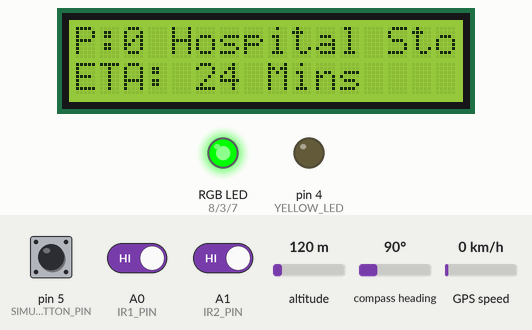
Recording of a sketch running on a simulated Arduino Mega 2560, built with avr-gcc and run on an emulated ATmega2560. Shown: 16×2 character LCD, an RGB LED mixed from three pins (HIGH = lit), output pins drawn as LEDs (lit = HIGH). Dashed ring = blinking. Inputs (shaded band) come from the test bench; at power-on: pin 5 (SIMULATION_BUTTON_PIN) HIGH, A0 (IR1_PIN) HIGH, A1 (IR2_PIN) HIGH, altitude 120 m, compass heading 90°, GPS speed 0 km/h. Random numbers use the default seed unless the sketch sets one; the GPS gets a fix after 3 s at 37.7749, -122.4194 with 8 satellites; what the sketch prints to the serial monitor is not drawn.

Above: at 5.6 s.
5.7 s: pin 5 (SIMULATION_BUTTON_PIN) pulled LOW for 1 s
At 7.8 s:
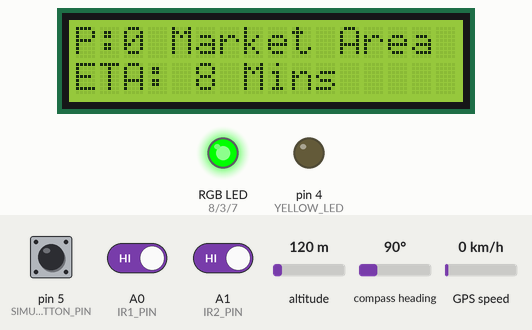
8.2 s: pin 5 (SIMULATION_BUTTON_PIN) pulled LOW for 0.15 s
At 9.5 s:
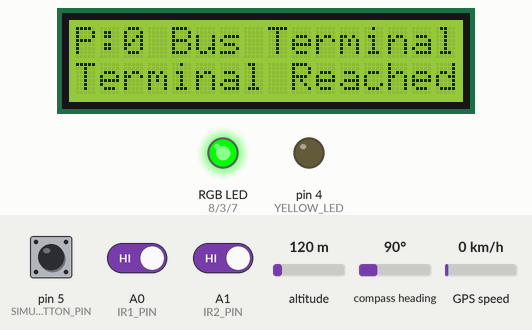
9.9 s: pin 5 (SIMULATION_BUTTON_PIN) pulled LOW for 0.15 s
At 10.08 s:
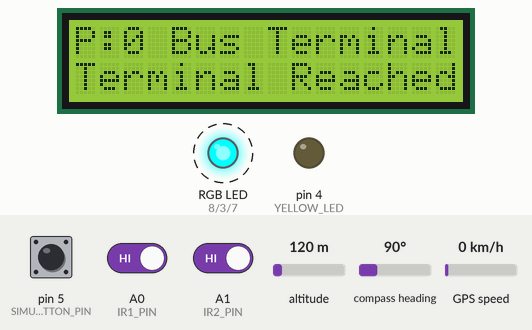
11.6 s: pin 5 (SIMULATION_BUTTON_PIN) pulled LOW for 3.2 s
At 12.25 s:
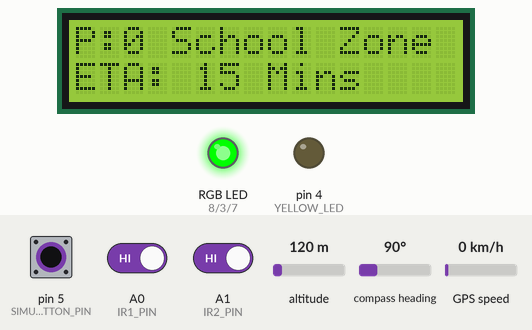
16.3 s: pin 5 (SIMULATION_BUTTON_PIN) driven LOW and A0 (IR1_PIN) driven LOW and A1 (IR2_PIN) driven LOW
At 17.34 s:
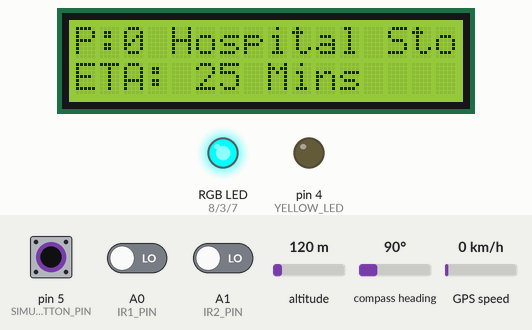
20.4 s: pin 5 (SIMULATION_BUTTON_PIN) driven HIGH
At 20.83 s:
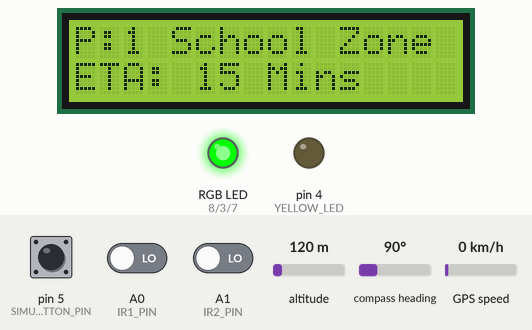
Timing chart, 0 to 22.9 s (numbered marks = the images above; inputs shaded):
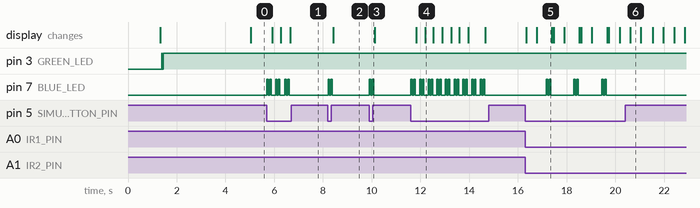

Measured:
- after the input at 5.7 s, pin 7 (BLUE_LED): LOW → HIGH at once, then repeats every 0.35 s: LOW 0.06 s, HIGH 0.06 s, LOW 0.17 s, HIGH 0.06 s, until it stays LOW from 6.6 s; the display: first changes after 0.23 s (image 1 shows a later state)
- after the input at 8.2 s, pin 7 (BLUE_LED): alternates HIGH for 0.06 s and LOW for 0.06 s, 4 changes in all, then stays LOW, starting at once; the display: changes after 0.23 s (image 2)
- after the input at 9.9 s, pin 7 (BLUE_LED): alternates HIGH for 0.06 s and LOW for 0.06 s, 4 changes in all, then stays LOW, starting at once
- after the input at 11.6 s, pin 7 (BLUE_LED): LOW → HIGH at once, then repeats every 0.36 s: LOW 0.06 s, HIGH 0.06 s, LOW 0.18 s, HIGH 0.06 s, until it stays LOW from 14.6 s
- after the input at 16.3 s, pin 7 (BLUE_LED): LOW → HIGH after 0.87 s, then repeats every 1.1 s: LOW 0.06 s, HIGH 0.06 s, LOW 0.95 s, HIGH 0.06 s
- what the display in image 5 shows lasts 0.6 s, from 16.8 s to 17.4 s
- what the display in image 6 shows lasts 0.5 s, from 20.6 s to 21.1 s

The sketch:

smart_bus_arduino_uno.ino
```cpp
#include <Wire.h>
#include <LiquidCrystal_I2C.h>
#include <SoftwareSerial.h>
#include <TinyGPS++.h>

// I2C LCD (0x27 address, 16 columns x 2 rows)
// On Arduino Mega: Pin 20 (SDA), Pin 21 (SCL)
// On Arduino Uno:  Pin A4 (SDA), Pin A5 (SCL)
LiquidCrystal_I2C lcd(0x27, 16, 2);

// IR Sensor Pins (Connected to 3.3V VCC)
#define IR1_PIN A0   // Entry Sensor (OUT to A0)
#define IR2_PIN A1   // Exit Sensor  (OUT to A1)
#define SIMULATION_BUTTON_PIN 5 // Push button between Pin 5 and GND

// Status LEDs
const int GREEN_LED  = 3;
const int YELLOW_LED = 4;
const int BLUE_LED   = 7;
const int RED_LED    = 8;

int passengerCount = 0;
int overcrowdedStatus = 0; // 0 = Normal/High, 1 = Overcrowded (Triggers Web SOS)

// GPS Object
TinyGPSPlus gps;

// Live Coordinates (Default fallback: Bangalore route coordinates)
double currentLat = 12.971600;
double currentLng = 77.594600;

// Communication to ESP32:
// Arduino Uno: Pin 11 (Uno TX) -> ESP32 RX (GPIO 1), Pin 10 (Uno RX) -> ESP32 TX (GPIO 2)
// Arduino Mega: Pin 18 (TX1) -> ESP32 RX (GPIO 1), Pin 19 (RX1) -> ESP32 TX (GPIO 2)
SoftwareSerial swSerial(10, 11); // RX, TX for Uno

// GPS Serial for Uno: Pin 2 (RX from GPS TX), Pin 6 (TX to GPS RX)
SoftwareSerial gpsSerial(2, 6);

// Master Bus Stop Database
const char* masterStops[] = {"Hospital Stop", "School Zone", "Market Area", "Bus Terminal"};
const int baseETAs[] = {25, 15, 8, 0};
const double stopLats[] = {12.971600, 12.981900, 12.992200, 13.001000};
const double stopLngs[] = {77.594600, 77.605200, 77.615900, 77.625000};

// Route Phase Management
int shuffledOrder[4] = {0, 1, 2, 3};
int totalButtonPresses = 0;
int shuffleIndex = 0;

int currentStopIndex = 0;
int currentETA = 25;

unsigned long lastETADecouple = 0;
const unsigned long etaCountdownInterval = 5000; // Drops 1 min every 5 sec for demo

bool ir1Triggered = false;
bool ir2Triggered = false;
unsigned long sequenceStartTime = 0;
const unsigned long sequenceTimeout = 1500;

// Hardware Serial detection for Arduino Mega vs Uno
#if defined(__AVR_ATmega2560__) || defined(__AVR_ATmega1280__) || defined(HAVE_HWSERIAL1)
  #define IS_MEGA 1
#else
  #define IS_MEGA 0
#endif

void sendBusTelemetry() {
  String packet = "BUS_DATA:Count=" + String(passengerCount) +
                  "&Stop=" + String(masterStops[currentStopIndex]) +
                  "&ETA=" + String(currentETA) +
                  "&SOS=" + String(overcrowdedStatus) +
                  "&Lat=" + String(currentLat, 6) +
                  "&Lng=" + String(currentLng, 6);

  // 1. Transmit over standard Serial (USB Monitor to PC & Pin 1 TX0)
  Serial.println(packet);

#if IS_MEGA
  // 2. Transmit over Hardware Serial1 (Pin 18 TX1 on Arduino Mega)
  Serial1.println(packet);
  // 3. Transmit over Hardware Serial3 (Pin 14 TX3 on Arduino Mega)
  Serial3.println(packet);
#else
  // 4. Transmit over SoftwareSerial (Pin 11 TX on Uno)
  swSerial.println(packet);
#endif
}

void setup() {
  // Serial0: PC Debugging and Pin 1 (TX0)
  Serial.begin(115200);

#if IS_MEGA
  Serial1.begin(115200); // Dedicated Mega Serial1 to ESP32 (Pin 18 TX1)
  Serial3.begin(115200); // Dedicated Mega Serial3 to ESP32 (Pin 14 TX3)
  Serial2.begin(9600);   // Dedicated Mega Serial2 to GPS (Pin 17 RX2)
  Serial.println(F("[SYSTEM] Board Detected: ARDUINO MEGA (Active on Pin 1 TX0, Pin 18 TX1 & Pin 14 TX3)"));
#else
  gpsSerial.begin(9600);   // Uno to GPS (Pins 2 RX / 6 TX)
  swSerial.begin(115200);  // Uno to ESP32
  Serial.println(F("[SYSTEM] Board Detected: ARDUINO UNO (Active on Pin 1 TX0 & Pin 11 TX)"));
#endif

  pinMode(GREEN_LED, OUTPUT);
  pinMode(YELLOW_LED, OUTPUT);
  pinMode(RED_LED, OUTPUT);
  pinMode(BLUE_LED, OUTPUT);
  digitalWrite(BLUE_LED, LOW);

  // 3.3V IR SENSORS: Use INPUT mode (NOT INPUT_PULLUP) to avoid sending 5V into 3.3V sensor
  pinMode(IR1_PIN, INPUT);
  pinMode(IR2_PIN, INPUT);
  pinMode(SIMULATION_BUTTON_PIN, INPUT_PULLUP);

  randomSeed(analogRead(A3));

  Wire.begin();
  lcd.init();
  lcd.backlight();

  lcd.setCursor(0, 0); lcd.print(" SMART BUS MEGA ");
  lcd.setCursor(0, 1); lcd.print(" ROUTE: SB-101 ");
  delay(1200);

  updateLocalLCD();
  sendBusTelemetry();

  Serial.println("\n========================================================");
  Serial.println("  Smart Bus Controller Active (SB-101) ");
  Serial.println("  - Mega Pin 18 (TX1) -> ESP32-S3 Pin 1 (RX)");
  Serial.println("  - Mega Pin 17 (RX2) <- GPS Module TX (9600 Baud)");
  Serial.println("  - IR Sensors on 3.3V: Pin A0 (IR1 In) & Pin A1 (IR2 Out)");
  Serial.println("  - Push Button: Pin 5 to GND (Cycles Stops)");
  Serial.println("  - Arduino GND -> ESP32 GND (COMMON GROUND REQUIRED)");
  Serial.println("========================================================\n");
}

void loop() {
  // 1. Ingest GPS NMEA sentences
#if IS_MEGA
  while (Serial2.available() > 0) {
    gps.encode(Serial2.read());
  }
#else
  gpsSerial.listen();
  while (gpsSerial.available() > 0) {
    gps.encode(gpsSerial.read());
  }
#endif

  // If valid GPS fix is acquired, update coordinates
  if (gps.location.isValid()) {
    currentLat = gps.location.lat();
    currentLng = gps.location.lng();
  }

  // 2. Process IR Passenger entry/exit
  checkLocalPassengerMovement();

  // 3. Process Bus Stop Push Button
  checkStopChangeButton();

  // 4. Update ETA countdown
  updateETACountdown();

  // 5. Periodic heartbeat broadcast every 2 seconds
  static unsigned long lastStreamTime = 0;
  if (millis() - lastStreamTime >= 2000) {
    lastStreamTime = millis();
    sendBusTelemetry();
  }

  manageDensityIndicators();
  delay(10);
}

void checkLocalPassengerMovement() {
  int ir1 = digitalRead(IR1_PIN);
  int ir2 = digitalRead(IR2_PIN);

  // LM393 IR Sensors output LOW when obstacle/passenger is detected
  bool s1Active = (ir1 == LOW);
  bool s2Active = (ir2 == LOW);

  // Passenger Entry: IR1 triggered first, then IR2
  if (s1Active && !ir1Triggered && !ir2Triggered) {
    ir1Triggered = true;
    sequenceStartTime = millis();
  }
  if (ir1Triggered && s2Active) {
    passengerCount++;
    ir1Triggered = false;
    ir2Triggered = false;
    updateLocalLCD();
    sendBusTelemetry();
    delay(400);
  }

  // Passenger Exit: IR2 triggered first, then IR1
  if (s2Active && !ir2Triggered && !ir1Triggered) {
    ir2Triggered = true;
    sequenceStartTime = millis();
  }
  if (ir2Triggered && s1Active) {
    if (passengerCount > 0) passengerCount--;
    ir1Triggered = false;
    ir2Triggered = false;
    updateLocalLCD();
    sendBusTelemetry();
    delay(400);
  }

  // Sequence timeout (reset if person paused or stepped back)
  if ((ir1Triggered || ir2Triggered) && (millis() - sequenceStartTime > sequenceTimeout)) {
    ir1Triggered = false;
    ir2Triggered = false;
  }
}

void shuffleRoutePool() {
  for (int i = 3; i > 0; i--) {
    int j = random(0, i + 1);
    int temp = shuffledOrder[i];
    shuffledOrder[i] = shuffledOrder[j];
    shuffledOrder[j] = temp;
  }
  shuffleIndex = 0;
}

void checkStopChangeButton() {
  static unsigned long lastBtnPress = 0;
  if (digitalRead(SIMULATION_BUTTON_PIN) == LOW && (millis() - lastBtnPress > 350)) {
    lastBtnPress = millis();
    triggerButtonFeedback();
    totalButtonPresses++;

    if (totalButtonPresses <= 4) {
      currentStopIndex = totalButtonPresses - 1;
      if (totalButtonPresses == 4) {
        shuffleRoutePool();
      }
    } else {
      currentStopIndex = shuffledOrder[shuffleIndex];
      shuffleIndex++;
      if (shuffleIndex >= 4) {
        shuffleRoutePool();
      }
    }

    currentETA = baseETAs[currentStopIndex];
    if (!gps.location.isValid()) {
      currentLat = stopLats[currentStopIndex];
      currentLng = stopLngs[currentStopIndex];
    }
    updateLocalLCD();
    sendBusTelemetry(); // Immediately notify ESP32 and website of new stop!
    lastETADecouple = millis();
  }
}

void updateETACountdown() {
  if (currentETA > 0) {
    if (millis() - lastETADecouple >= etaCountdownInterval) {
      currentETA--;
      lastETADecouple = millis();

      // If no valid outdoor GPS satellite fix, calculate intermediate coordinates between stops
      if (!gps.location.isValid()) {
        int nextIdx = (currentStopIndex < 3) ? (currentStopIndex + 1) : 3;
        int legStartETA = baseETAs[currentStopIndex];
        int legEndETA   = baseETAs[nextIdx];

        if (legStartETA > legEndETA) {
          float legProgress = (float)(legStartETA - currentETA) / (float)(legStartETA - legEndETA);
          if (legProgress > 1.0) legProgress = 1.0;
          if (legProgress < 0.0) legProgress = 0.0;

          currentLat = stopLats[currentStopIndex] + legProgress * (stopLats[nextIdx] - stopLats[currentStopIndex]);
          currentLng = stopLngs[currentStopIndex] + legProgress * (stopLngs[nextIdx] - stopLngs[currentStopIndex]);

          // Automatically arrive at next stop when countdown reaches next stop's ETA
          if (currentETA <= legEndETA && currentStopIndex < 3) {
            currentStopIndex = nextIdx;
            currentETA = baseETAs[currentStopIndex];
            currentLat = stopLats[currentStopIndex];
            currentLng = stopLngs[currentStopIndex];
            triggerButtonFeedback(); // Signal arrival with brief LED flash
          }
        }
      }

      updateLocalLCD();
      sendBusTelemetry();
    }
  }
}

void triggerButtonFeedback() {
  digitalWrite(BLUE_LED, HIGH); delay(60); digitalWrite(BLUE_LED, LOW); delay(60);
  digitalWrite(BLUE_LED, HIGH); delay(60); digitalWrite(BLUE_LED, LOW);
}

void updateLocalLCD() {
  lcd.clear();
  lcd.setCursor(0, 0);
  lcd.print("P:");
  lcd.print(passengerCount);
  lcd.print(" ");
  lcd.print(masterStops[currentStopIndex]);

  lcd.setCursor(0, 1);
  if (currentETA > 0) {
    lcd.print("ETA: ");
    lcd.print(currentETA);
    lcd.print(" Mins");
  } else {
    lcd.print("Terminal Reached");
  }
}

void manageDensityIndicators() {
  digitalWrite(GREEN_LED, LOW);
  digitalWrite(YELLOW_LED, LOW);
  digitalWrite(RED_LED, LOW);

  if (passengerCount < 4) {
    digitalWrite(GREEN_LED, HIGH);
    overcrowdedStatus = 0;
  } else if (passengerCount < 8) {
    digitalWrite(YELLOW_LED, HIGH);
    overcrowdedStatus = 0;
  } else {
    digitalWrite(RED_LED, HIGH);
    overcrowdedStatus = 1;
  }
}
```
